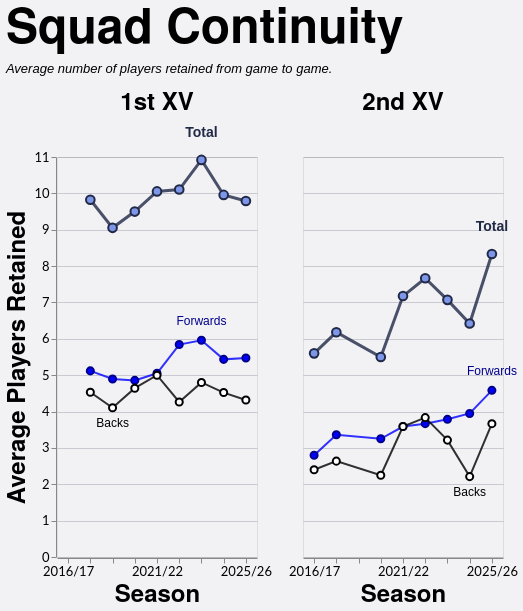

Describe this chart as a Vega-Lite specification.
### Vega-Lite specification from a JSON file in a GitHub repository (floating-point values rounded to 4 significant figures)
{"config": {"axis": {"labelFont": "Lato, sans-serif", "titleFont": "PT Sans Narrow, Helvetica Neue, Helvetica, Arial, sans-serif", "labelFontSize": 13, "titleFontSize": 24, "gridColor": "#202947", "gridOpacity": 0.2}, "header": {"labelFont": "PT Sans Narrow, Helvetica Neue, Helvetica, Arial, sans-serif", "titleFont": "PT Sans Narrow, Helvetica Neue, Helvetica, Arial, sans-serif", "labelFontSize": 24, "titleFontSize": 28, "labelFontWeight": "bold", "orient": "left"}, "legend": {"labelFont": "Lato, sans-serif", "titleFont": "PT Sans Narrow, Helvetica Neue, Helvetica, Arial, sans-serif", "labelFontSize": 14, "titleFontSize": 16, "titlePadding": 5, "fillColor": "white", "strokeColor": "black", "padding": 10, "titleFontWeight": "lighter", "titleFontStyle": "italic", "titleColor": "gray", "offset": 10}, "title": {"font": "PT Sans Narrow, Helvetica Neue, Helvetica, Arial, sans-serif", "fontSize": 48, "fontWeight": "bold", "anchor": "start", "align": "center", "titlePadding": 20, "subtitlePadding": 10, "subtitleFontSize": 13, "subtitleColor": "", "subtitleFontStyle": "italic", "offset": 15, "color": "black"}, "axisX": {"labelAngle": 0}, "facet": {"title": null, "header": null, "align": {"row": "each", "column": "each"}}, "resolve": {"scale": {"y": "independent", "facet": "independent"}}, "background": "#f2f1f4"}, "data": {"name": "data-608e88a4e9475abf925ce78c6cd9bfc6"}, "facet": {"column": {"field": "squad", "header": {"labelExpr": "datum.value + ' XV'", "labelFontSize": 24}, "sort": ["1st", "2nd"], "title": null, "type": "nominal"}}, "spec": {"layer": [{"mark": {"type": "line", "color": "#202946", "opacity": 0.8, "point": {"filled": true, "color": "#7d96e8", "stroke": "#202946", "size": 75, "strokeWidth": 2}, "strokeWidth": 3}, "encoding": {"detail": [{"field": "unit", "type": "nominal"}], "tooltip": [{"field": "season", "title": "Season", "type": "ordinal"}, {"field": "squad", "title": "Squad", "type": "nominal"}, {"field": "unit", "title": "Unit", "type": "nominal"}, {"field": "retained", "format": ".1f", "title": "Avg Retained", "type": "quantitative"}], "x": {"axis": {"labelAngle": 0, "labelOverlap": "parity"}, "field": "season", "sort": "ascending", "title": "Season", "type": "ordinal"}, "y": {"axis": {"tickMinStep": 1}, "field": "retained", "scale": {"zero": true}, "title": "Average Players Retained", "type": "quantitative"}}, "transform": [{"filter": "(datum.unit === 'Total')"}]}, {"mark": {"type": "line", "color": "blue", "opacity": 0.8, "point": {"filled": true, "color": "blue", "stroke": "darkblue", "size": 50, "strokeWidth": 2}, "strokeWidth": 2}, "encoding": {"detail": [{"field": "unit", "type": "nominal"}], "tooltip": [{"field": "season", "title": "Season", "type": "ordinal"}, {"field": "squad", "title": "Squad", "type": "nominal"}, {"field": "unit", "title": "Unit", "type": "nominal"}, {"field": "retained", "format": ".1f", "title": "Avg Retained", "type": "quantitative"}], "x": {"axis": {"labelAngle": 0, "labelOverlap": "parity"}, "field": "season", "sort": "ascending", "title": "Season", "type": "ordinal"}, "y": {"axis": {"tickMinStep": 1}, "field": "retained", "scale": {"zero": true}, "title": "Average Players Retained", "type": "quantitative"}}, "transform": [{"filter": "(datum.unit === 'Forwards')"}]}, {"mark": {"type": "line", "color": "black", "opacity": 0.8, "point": {"filled": true, "color": "white", "stroke": "black", "size": 50, "strokeWidth": 2}, "strokeWidth": 2}, "encoding": {"detail": [{"field": "unit", "type": "nominal"}], "tooltip": [{"field": "season", "title": "Season", "type": "ordinal"}, {"field": "squad", "title": "Squad", "type": "nominal"}, {"field": "unit", "title": "Unit", "type": "nominal"}, {"field": "retained", "format": ".1f", "title": "Avg Retained", "type": "quantitative"}], "x": {"axis": {"labelAngle": 0, "labelOverlap": "parity"}, "field": "season", "sort": "ascending", "title": "Season", "type": "ordinal"}, "y": {"axis": {"tickMinStep": 1}, "field": "retained", "scale": {"zero": true}, "title": "Average Players Retained", "type": "quantitative"}}, "transform": [{"filter": "(datum.unit === 'Backs')"}]}, {"mark": {"type": "text", "align": "center", "baseline": "bottom", "color": "#202946", "dx": 0, "dy": -20, "fontSize": 14, "fontWeight": "bold"}, "encoding": {"detail": [{"field": "unit", "type": "nominal"}], "text": {"value": "Total"}, "tooltip": [{"field": "season", "title": "Season", "type": "ordinal"}, {"field": "squad", "title": "Squad", "type": "nominal"}, {"field": "unit", "title": "Unit", "type": "nominal"}, {"field": "retained", "format": ".1f", "title": "Avg Retained", "type": "quantitative"}], "x": {"field": "season", "type": "ordinal"}, "y": {"field": "retained", "type": "quantitative"}}, "transform": [{"filter": "(datum.unit === 'Total')"}, {"calculate": "toNumber(split(datum.season, '/')[0])", "as": "season_order"}, {"joinaggregate": [{"op": "max", "field": "retained", "as": "max_value"}, {"op": "min", "field": "retained", "as": "min_value"}], "groupby": ["squad"]}, {"filter": "datum.retained > 0"}, {"filter": "datum.retained == datum.max_value"}, {"window": [{"op": "row_number", "field": "", "as": "rank"}], "groupby": ["squad"], "sort": [{"field": "season_order", "order": "descending"}]}, {"filter": "datum.rank == 1"}]}, {"mark": {"type": "text", "align": "center", "baseline": "bottom", "color": "darkblue", "dx": 0, "dy": -12, "fontSize": 12, "fontWeight": "normal"}, "encoding": {"detail": [{"field": "unit", "type": "nominal"}], "text": {"value": "Forwards"}, "tooltip": [{"field": "season", "title": "Season", "type": "ordinal"}, {"field": "squad", "title": "Squad", "type": "nominal"}, {"field": "unit", "title": "Unit", "type": "nominal"}, {"field": "retained", "format": ".1f", "title": "Avg Retained", "type": "quantitative"}], "x": {"field": "season", "type": "ordinal"}, "y": {"field": "retained", "type": "quantitative"}}, "transform": [{"filter": "(datum.unit === 'Forwards')"}, {"calculate": "toNumber(split(datum.season, '/')[0])", "as": "season_order"}, {"joinaggregate": [{"op": "max", "field": "retained", "as": "max_value"}, {"op": "min", "field": "retained", "as": "min_value"}], "groupby": ["squad"]}, {"filter": "datum.retained > 0"}, {"filter": "datum.retained == datum.max_value"}, {"window": [{"op": "row_number", "field": "", "as": "rank"}], "groupby": ["squad"], "sort": [{"field": "season_order", "order": "descending"}]}, {"filter": "datum.rank == 1"}]}, {"mark": {"type": "text", "align": "center", "baseline": "top", "color": "black", "dx": 0, "dy": 10, "fontSize": 12, "fontWeight": "normal"}, "encoding": {"detail": [{"field": "unit", "type": "nominal"}], "text": {"value": "Backs"}, "tooltip": [{"field": "season", "title": "Season", "type": "ordinal"}, {"field": "squad", "title": "Squad", "type": "nominal"}, {"field": "unit", "title": "Unit", "type": "nominal"}, {"field": "retained", "format": ".1f", "title": "Avg Retained", "type": "quantitative"}], "x": {"field": "season", "type": "ordinal"}, "y": {"field": "retained", "type": "quantitative"}}, "transform": [{"filter": "(datum.unit === 'Backs')"}, {"calculate": "toNumber(split(datum.season, '/')[0])", "as": "season_order"}, {"joinaggregate": [{"op": "max", "field": "retained", "as": "max_value"}, {"op": "min", "field": "retained", "as": "min_value"}], "groupby": ["squad"]}, {"filter": "datum.retained > 0"}, {"filter": "datum.retained == datum.min_value"}, {"window": [{"op": "row_number", "field": "", "as": "rank"}], "groupby": ["squad"], "sort": [{"field": "season_order", "order": "descending"}]}, {"filter": "datum.rank == 1"}]}], "height": 400, "width": 200}, "spacing": 30, "title": {"text": "Squad Continuity", "subtitle": ["Average number of players retained from game to game."]}, "$schema": "https://vega.github.io/schema/vega-lite/v5.20.1.json", "datasets": {"data-608e88a4e9475abf925ce78c6cd9bfc6": [{"season": "2017/18", "squad": "1st", "unit": "Total", "retained": 9.824}, {"season": "2017/18", "squad": "1st", "unit": "Forwards", "retained": 5.118}, {"season": "2017/18", "squad": "1st", "unit": "Backs", "retained": 4.529}, {"season": "2018/19", "squad": "1st", "unit": "Total", "retained": 9.053}, {"season": "2018/19", "squad": "1st", "unit": "Forwards", "retained": 4.895}, {"season": "2018/19", "squad": "1st", "unit": "Backs", "retained": 4.105}, {"season": "2019/20", "squad": "1st", "unit": "Total", "retained": 9.5}, {"season": "2019/20", "squad": "1st", "unit": "Forwards", "retained": 4.857}, {"season": "2019/20", "squad": "1st", "unit": "Backs", "retained": 4.643}, {"season": "2021/22", "squad": "1st", "unit": "Total", "retained": 10.05}, {"season": "2021/22", "squad": "1st", "unit": "Forwards", "retained": 5.053}, {"season": "2021/22", "squad": "1st", "unit": "Backs", "retained": 5.0}, {"season": "2022/23", "squad": "1st", "unit": "Total", "retained": 10.11}, {"season": "2022/23", "squad": "1st", "unit": "Forwards", "retained": 5.842}, {"season": "2022/23", "squad": "1st", "unit": "Backs", "retained": 4.263}, {"season": "2023/24", "squad": "1st", "unit": "Total", "retained": 10.92}, {"season": "2023/24", "squad": "1st", "unit": "Forwards", "retained": 5.96}, {"season": "2023/24", "squad": "1st", "unit": "Backs", "retained": 4.8}, {"season": "2024/25", "squad": "1st", "unit": "Total", "retained": 9.957}, {"season": "2024/25", "squad": "1st", "unit": "Forwards", "retained": 5.435}, {"season": "2024/25", "squad": "1st", "unit": "Backs", "retained": 4.522}, {"season": "2025/26", "squad": "1st", "unit": "Total", "retained": 9.789}, {"season": "2025/26", "squad": "1st", "unit": "Forwards", "retained": 5.474}, {"season": "2025/26", "squad": "1st", "unit": "Backs", "retained": 4.316}, {"season": "2016/17", "squad": "2nd", "unit": "Total", "retained": 5.6}, {"season": "2016/17", "squad": "2nd", "unit": "Forwards", "retained": 2.8}, {"season": "2016/17", "squad": "2nd", "unit": "Backs", "retained": 2.4}, {"season": "2017/18", "squad": "2nd", "unit": "Total", "retained": 6.182}, {"season": "2017/18", "squad": "2nd", "unit": "Forwards", "retained": 3.364}, {"season": "2017/18", "squad": "2nd", "unit": "Backs", "retained": 2.636}, {"season": "2019/20", "squad": "2nd", "unit": "Total", "retained": 5.5}, {"season": "2019/20", "squad": "2nd", "unit": "Forwards", "retained": 3.25}, {"season": "2019/20", "squad": "2nd", "unit": "Backs", "retained": 2.25}, {"season": "2021/22", "squad": "2nd", "unit": "Total", "retained": 7.176}, {"season": "2021/22", "squad": "2nd", "unit": "Forwards", "retained": 3.588}, {"season": "2021/22", "squad": "2nd", "unit": "Backs", "retained": 3.588}, {"season": "2022/23", "squad": "2nd", "unit": "Total", "retained": 7.667}, {"season": "2022/23", "squad": "2nd", "unit": "Forwards", "retained": 3.667}, {"season": "2022/23", "squad": "2nd", "unit": "Backs", "retained": 3.833}, {"season": "2023/24", "squad": "2nd", "unit": "Total", "retained": 7.071}, {"season": "2023/24", "squad": "2nd", "unit": "Forwards", "retained": 3.786}, {"season": "2023/24", "squad": "2nd", "unit": "Backs", "retained": 3.214}, {"season": "2024/25", "squad": "2nd", "unit": "Total", "retained": 6.421}, {"season": "2024/25", "squad": "2nd", "unit": "Forwards", "retained": 3.947}, {"season": "2024/25", "squad": "2nd", "unit": "Backs", "retained": 2.211}, {"season": "2025/26", "squad": "2nd", "unit": "Total", "retained": 8.333}, {"season": "2025/26", "squad": "2nd", "unit": "Forwards", "retained": 4.583}, {"season": "2025/26", "squad": "2nd", "unit": "Backs", "retained": 3.667}]}}
